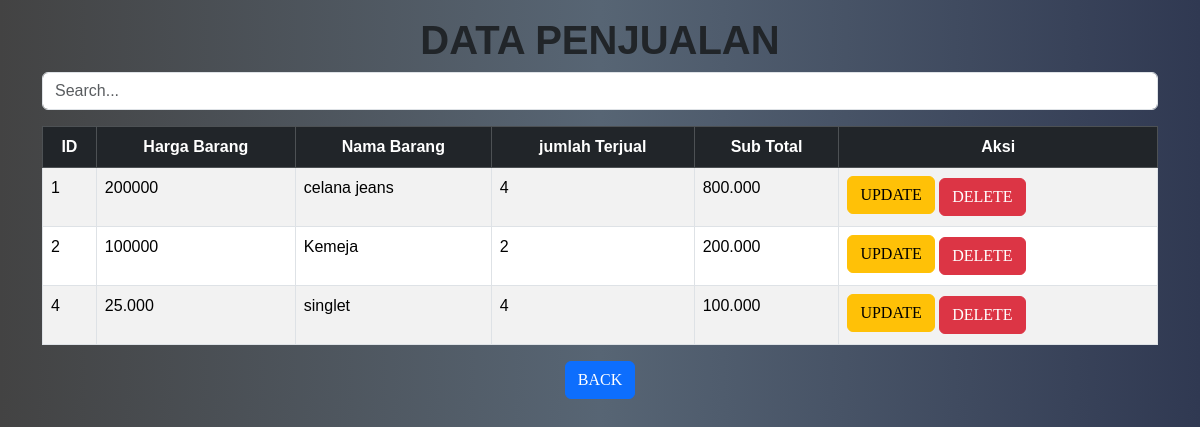
Page /Tabel/Penjualan/penjualan_lihat.php (signed in) on the committed database.
### tables this page shows
CREATE TABLE `tb_penjualan` (
  `id_transaksi` int(50) NOT NULL,
  `harga_barang` varchar(100) NOT NULL,
  `nama_barang` varchar(100) NOT NULL,
  `jumlah_terjual` varchar(100) NOT NULL,
  `sub_total` varchar(50) NOT NULL
);

### Tabel/Penjualan/penjualan_lihat.php (the view, shortened to what this page needs)
<?php
include '../../backend/koneksi.php';
$sql = "SELECT * FROM tb_penjualan";
$result = mysqli_query($conn, $sql);
?>
<!DOCTYPE html>
<html lang="en">
<head>
    <link href="https://cdn.jsdelivr.net/npm/bootstrap@5.3.3/dist/css/bootstrap.min.css" rel="stylesheet">
</head>
<body>
    <div class="container">
        <h1 class="text-center fw-semibold text-uppercase mt-3">Data Penjualan</h1>
            <div class="table-container">
                <input class="form-control mb-3" id="searchInput" type="text" placeholder="Search...">
                    <div class="table-responsive">
                        <table class="table table-striped table-hover table-bordered">
                            <thead class="table-dark text-center">
                                <tr>
                                    <th>ID</th>
                                    <th>Harga Barang</th>
                                    <th>Nama Barang</th>
                                    <th>jumlah Terjual</th>
                                    <th>Sub Total</th>
                                    <th>Aksi</th>
                                </tr>
                            </thead>
                            <tbody id="penjualanTable">
                                <?php if (mysqli_num_rows($result) > 0): ?>
                                <?php while ($row = mysqli_fetch_assoc($result)): ?>
                                    <tr>
                                        <td><?php echo htmlspecialchars($row['id_transaksi']); ?></td>
                                        <td><?php echo htmlspecialchars($row['harga_barang']); ?></td>
                                        <td><?php echo htmlspecialchars($row['nama_barang']); ?></td>
                                        <td><?php echo htmlspecialchars($row['jumlah_terjual']); ?></td>
                                        <td><?php echo htmlspecialchars($row['sub_total']); ?></td>
                                        <td>
                                            <a href="penjualan_update.php?id_transaksi=<?php echo $row['id_transaksi']; ?>" class="btn btn-warning mb-1">Update</a>
                                            <a href="penjualan_delete.php?id_transaksi=<?php echo $row['id_transaksi']; ?>" class="btn btn-danger"onclick="return confirm('Anda yakin ingin menghapus data ini?');">Delete</a>
                                        </td>
                                    </tr>
                                <?php endwhile; ?>
                                <?php else: ?>
                                    <tr>
                                        <td colspan="4">Tidak ada data Penjualan</td>
                                    </tr>
                                <?php endif; ?>
                            </tbody>
                        </table>
                    </div>
            </div>
            <div class="btn-container text-center">
                <a href="./tabel_penjualan.php" class="btn btn-primary">Back</a>
            </div>
    </div>
</body>
</html>

### Tabel/Penjualan/penjualan_lihat.php (style rules this page uses)
.container { font-family: 'Franklin Gothic Medium', 'Arial Narrow', Arial, sans-serif; }
.btn-danger { text-transform: uppercase; font-weight: 500; font-family:Cambria, Cochin, Georgia, Times, 'Times New Roman', serif; }
.btn-warning { text-transform: uppercase; font-weight: 500; font-family:Cambria, Cochin, Georgia, Times, 'Times New Roman', serif; }
.btn-primary { text-transform: uppercase; font-weight: 500; font-family:Cambria, Cochin, Georgia, Times, 'Times New Roman', serif; }
body { background: linear-gradient(to right, #434343, #576574, #303952); }

### rows in the picture
tb_penjualan: id_transaksi "1", harga_barang "200000", nama_barang "celana jeans", jumlah_terjual "4", sub_total "800.000"
tb_penjualan: id_transaksi "2", harga_barang "100000", nama_barang "Kemeja", jumlah_terjual "2", sub_total "200.000"
tb_penjualan: id_transaksi "4", harga_barang "25.000", nama_barang "singlet", jumlah_terjual "4", sub_total "100.000"
